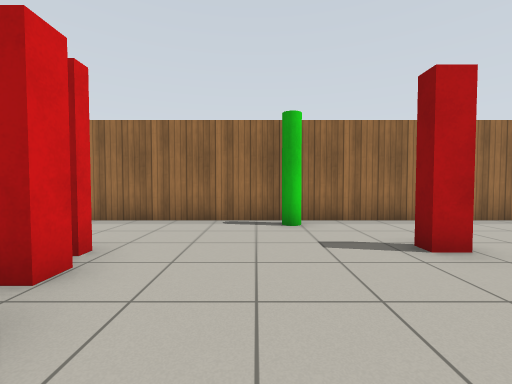
view 1 (above)

16 first-person views from a walk through a world built for the Gazebo simulator. The camera is 0.94 m above the floor, tilts 2° down and sees 90° across. Floor lines are 1 m apart. The floor is counted in squares, 1 m on a side. Each view is taken from the middle of a square. On the plan, view 1 faces up. The plan holds only what a view shows up to about 10 squares ahead; the rest is blank. Gazebo's built-in surfaces are drawn with simple patterns.

view 2
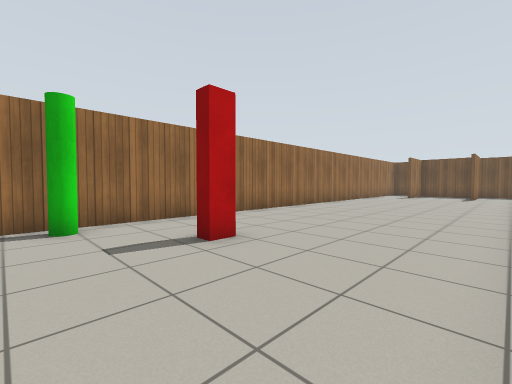

view 3
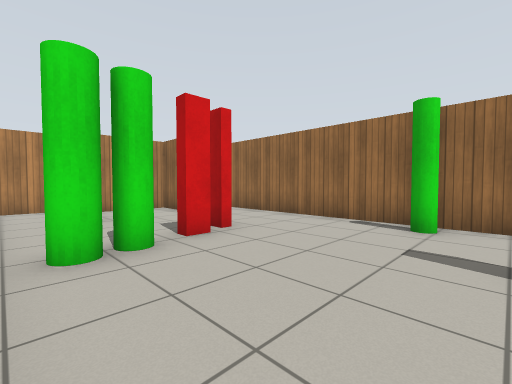

view 4
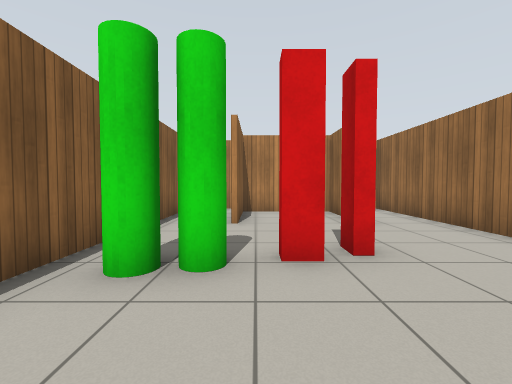

view 5
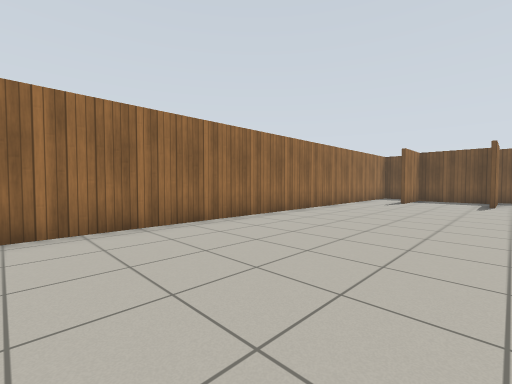

view 6
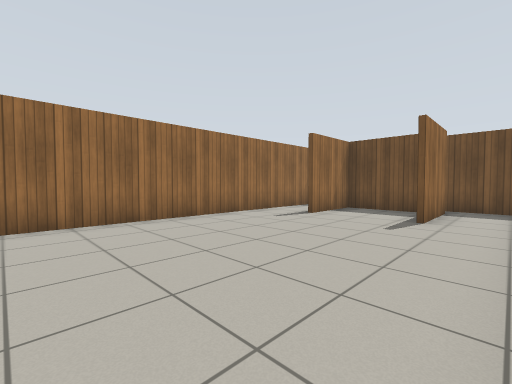

view 7
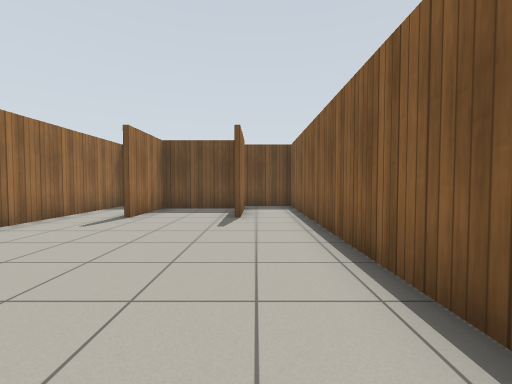

view 8
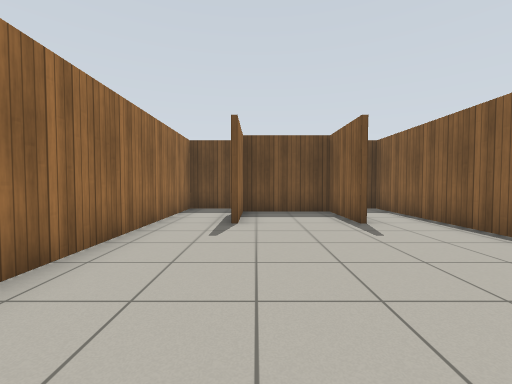

view 9
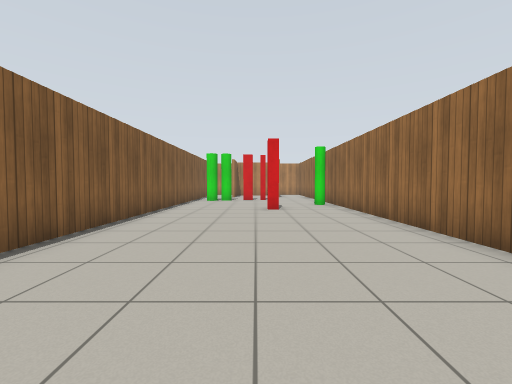

view 10
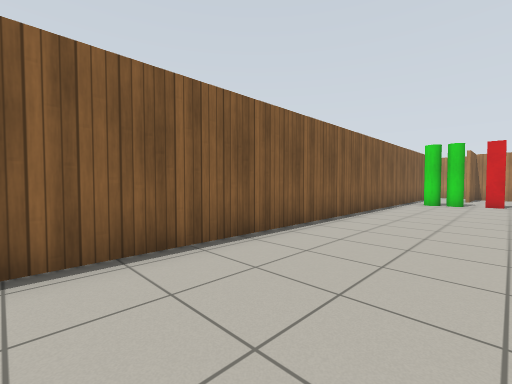

view 11
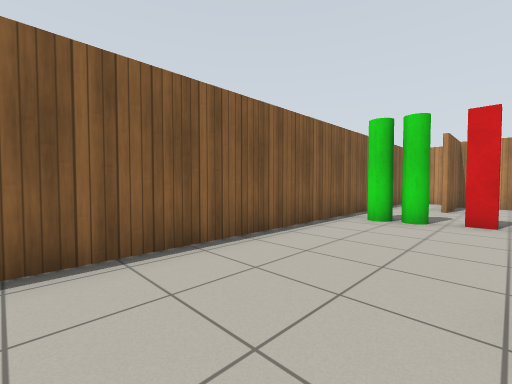

view 12
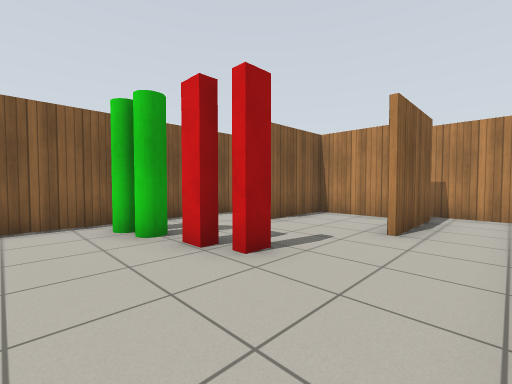

view 13
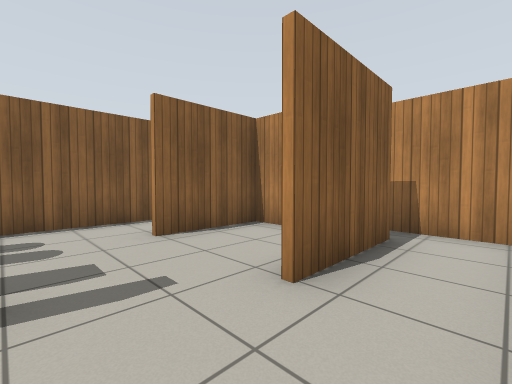

view 14
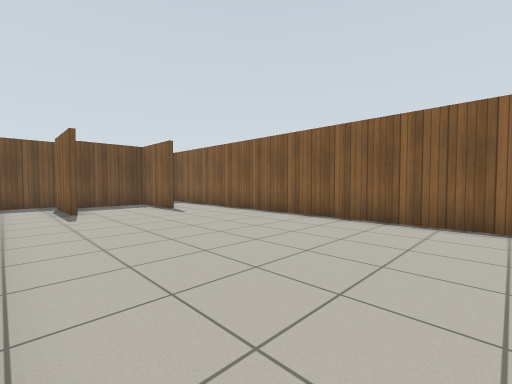

view 15
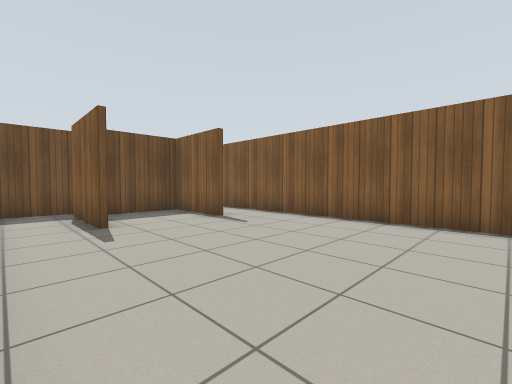

view 16
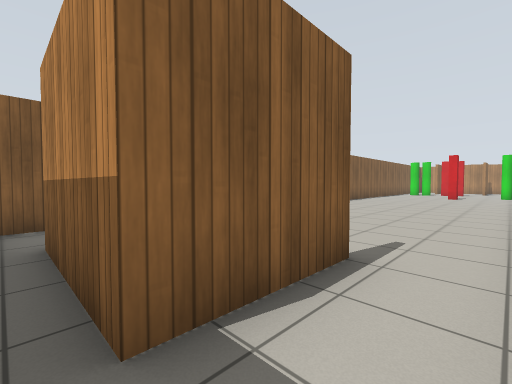

### Floor plan
Points are (right, up) in squares from view 1. A wall is a line through its corners. A room is listed if a view was taken in it or the views show most of it. See-through windows are left out.
Room 1 (views 1, 2, 3, 4, 5, 6, 7, 8, 9, 10, 11, 12, 13, 14, 15)
walls: (17.9, 1.6) (20.4, 1.6) (20.4, 4.4) (17.9, 4.4); (17.9, 4.6) (20.6, 4.6); (-6.3, 4.4) (-7.4, 4.4) (-7.4, 1.6) (-4.9, 1.6); (-7, -0.4) (21.4, -0.4) (21.4, 1.6); (-7.6, 4.6) (-4.9, 4.6); (-8.4, 1.1) (-8.4, -0.1); (20.6, 1.4) (17.9, 1.4); (20.4, 6.4) (-8.4, 6.4) (-8.4, 4.3)
ways out: opening at (21, 2) to room 2; opening at (21, 6) to room 2
objects: red box (-3, 3); green pole (-2, 1); red post (-2, 3); green pole (1, 6); red post (3, 4)
Room 2 (view 16)
walls: (21.4, 4.4) (21.4, 6.4) (20.4, 6.4); (20.6, 4.6) (20.6, 1.4)
ways out: opening at (21, 2) to room 1; opening at (21, 6) to room 1

Positions as (right, up) in squares from view 1, and headings:
1: (0, 0), facing up
2: (0, 0), facing up-right
3: (2, 0), facing up-left
4: (1, 2), facing left
5: (5, 1), facing up-right
6: (11, 0), facing up-right
7: (11, 1), facing right
8: (12, 4), facing right
9: (12, 3), facing left
10: (11, 3), facing down-left
11: (5, 3), facing down-left
12: (0, 6), facing down-left
13: (-3, 6), facing down-left
14: (9, 6), facing down-right
15: (12, 6), facing down-right
16: (21, 6), facing down-left
